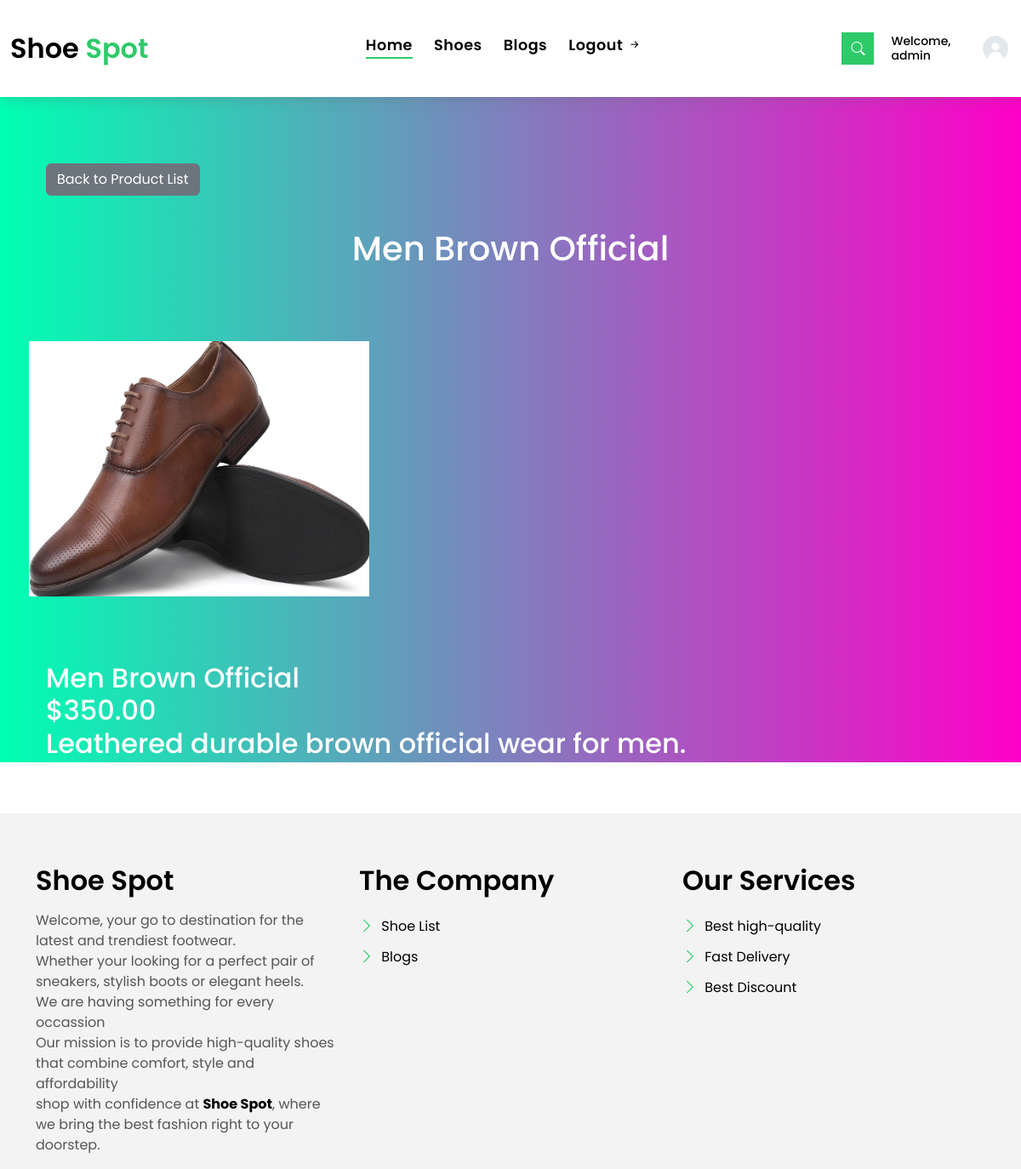
Before: /shoe/men-brown-official/3d/ (signed in) with the older database file.
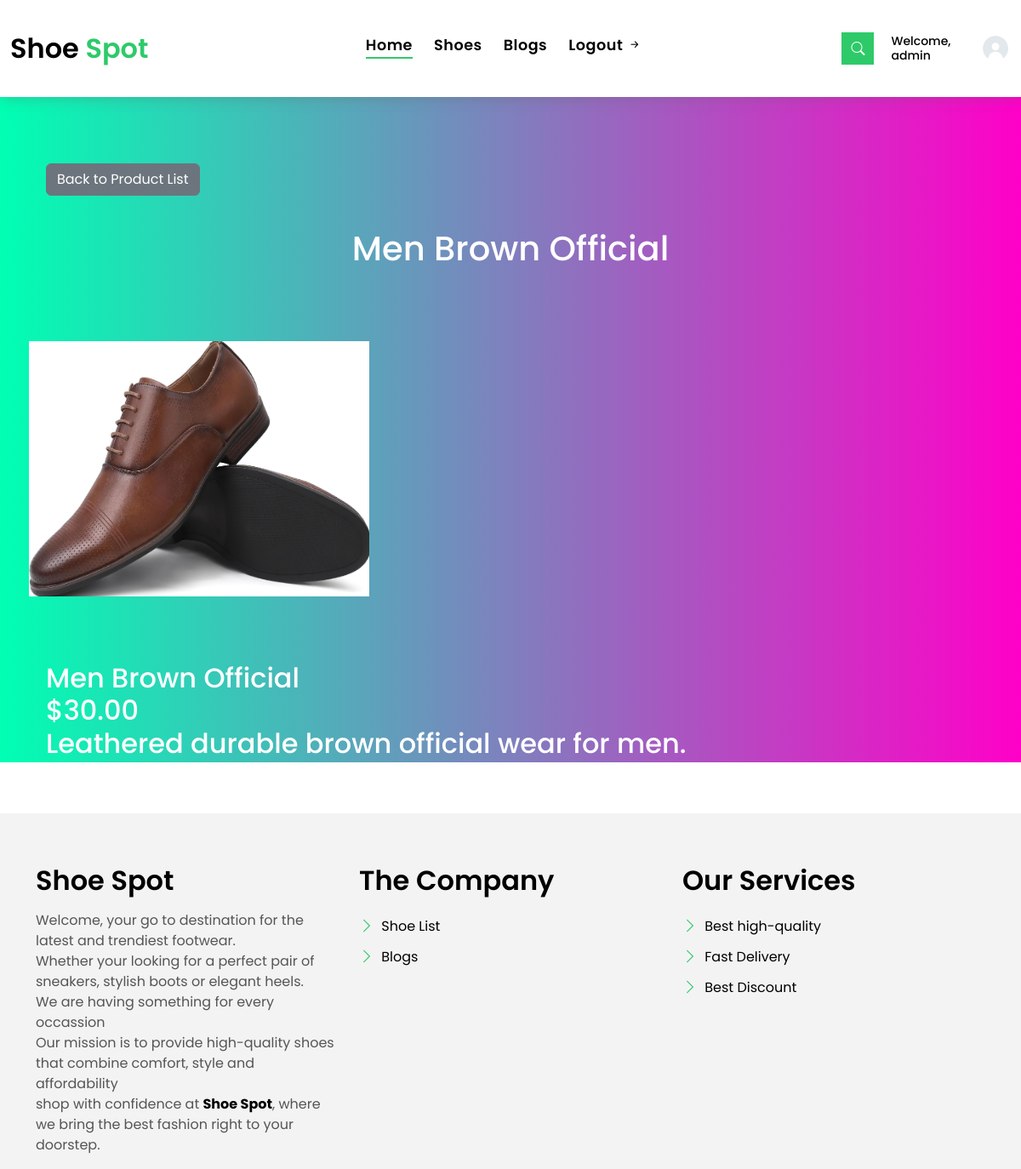
After: the same page with the newer database file.
### products/models.py (models this page shows, shortened)
class AbstractBaseModel(models.Model):
    created_at = models.DateTimeField(auto_now_add=True)
    updated_at = models.DateTimeField(auto_now=True)
    class Meta:
        abstract = True

class Shoe(AbstractBaseModel):
    name = models.CharField(max_length=50)
    slug = models.SlugField(max_length=50, editable=False, unique=True, blank=True)
    description = models.TextField()
    price = models.DecimalField(max_digits=10, decimal_places=2)
    category = models.ForeignKey(ShoeCategory, on_delete=models.CASCADE, related_name="shoes")
    is_featured = models.BooleanField(default=False)

### products/views.py (the view)
# urls.py: path('shoe/<slug:slug>/3d/', shoe_3d_view, name='shoe-3d-view'),
@login_required(login_url="login-view")
def shoe_3d_view(request, slug):
    shoe = get_object_or_404(Shoe, slug=slug)
    shoe_images = ShoeImage.objects.filter(shoe_attribute__shoe=shoe)
    return render(request, 'products/shoe-3d.html', {
        'shoe': shoe,
        'shoe_images': shoe_images,
    })

### templates/products/shoe-3d.html (shortened to what this page needs)
{% extends "main.html" %}
{% load static%}
{% block content %}
<br><br><br><br>
<div class="carousel-item-b swiper-slide" style="background-image: linear-gradient(to left, rgba(255,0,200), rgb(0, 255, 179));">
    <div class="card-box-a card-">
          <div class="card-header-a">
            <h2 class="card-title-a">
              <div class="container mt-5">
                <div class="row">
                    <section class="property-grid grid">
                        <div class="container mt-5">
                    <div class="row">
                        <div class="col-12">
                            <a href="{% url 'products:shoe-list' %}" class="btn btn-secondary btn-back">Back to Product List</a><br><br>
                        </div>
                    </div>
                    <div class="row">
                        <div class="col-12">
                            <div class="viewer-container" id="shoeViewer">
                                <h1 class="text-center text-white">{{ shoe.name }}</h1><br><br>
                                <div class="row">
                                    <div class="col-md-6">
                                        {% for shoe in  shoe_images %}
                                            <img class="img-center" style="width: 400px; height: 300px; margin-left: -20px;" src="{{ shoe.image.url }}" class="img-fluid" alt="{{ shoe.name }}">
                                            <br><br><br>
                                        {% endfor %}
                                </div>
                            </div>
                        </div>
                    </div>
                    <div class="row shoe-info">
                        <div class="col-12">
                            <div class="shoe-name">{{ shoe.name }}</div>
                            <div class="shoe-price">${{ shoe.price }}</div>
                            <div class="shoe-description">{{ shoe.description }}</div>
                        </div>
                    </div>
                </section>
                </div>
            </div>
          </div>
        </div>
      </div>
          {% endblock %}

Changed rows visible on the page:
changed Shoe "Men Brown Official": price "350.00" → "30.00"
